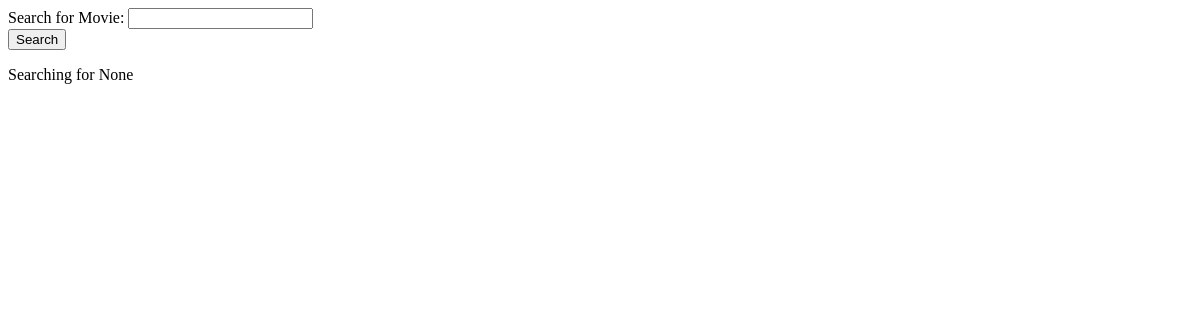
Before: / with the older database file.
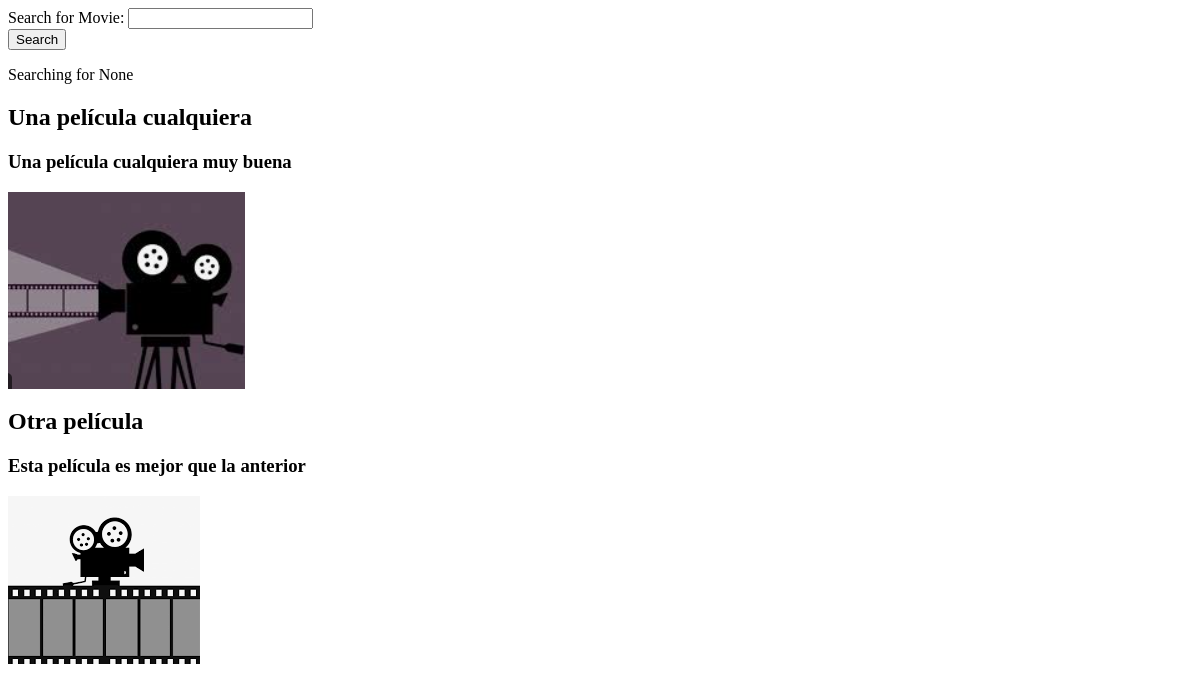
After: the same page with the newer database file.
### movie/models.py (models this page shows)
class Movie(models.Model):
    title = models.CharField(max_length=100)
    description = models.CharField(max_length=250)
    image = models.ImageField(upload_to='movie/images/')
    url = models.URLField(blank=True)

### movie/views.py (the view)
# urls.py: 2. Add a URL to urlpatterns:  path('', views.home, name='home')
def home(request):
    searchTerm = request.GET.get('searchMovie')
    if searchTerm:
        movies = Movie.objects.filter(title__icontains=searchTerm)
    else:
        movies = Movie.objects.all()
    return render(request, 'home.html', {'searchTerm':searchTerm, 'movies': movies})

### movie/templates/home.html (shortened to what this page needs)
<div class="container">
    <form action="">
        <div class="mb-3">
            <label for="searchMovie" class="form-label">
                Search for Movie:
            </label>
            <input type="text" class="form-control" name="searchMovie">
        </div>
        <button type="submit" class="btn btn-primary">Search</button>
    </form>
    <p>Searching for {{ searchTerm }}</p>
    {% for movie in movies %}
        <h2>{{ movie.title }}</h2>
        <h3>{{ movie.description }}</h3>
        <img src="{{ movie.image.url }}">
    {% endfor %}
    <br/>
</div>

Changed rows visible on the page:
added Movie: title "Una película cualquiera", description "Una película cualquiera muy buena", image (picture)
added Movie: title "Otra película", description "Esta película es mejor que la anterior", image (picture)
